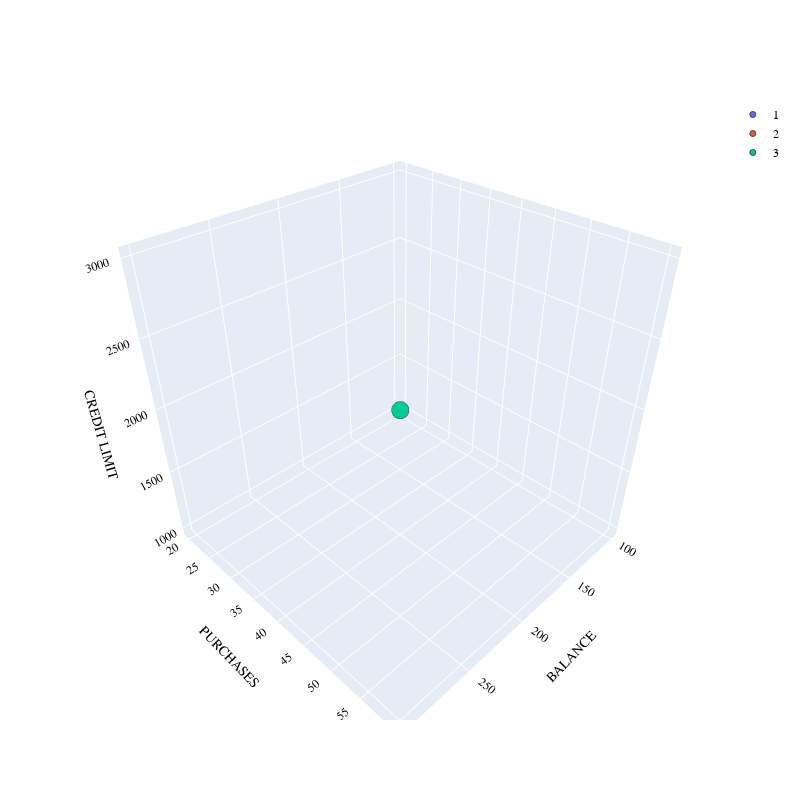

Notebook code for this chart:
### Code cell
import plotly.graph_objects as go
import pandas as pd

# Sample data creation (replace this with your actual data)
data = {
    'Credit_Card_segments': [1, 1, 2, 2, 3],
    'BALANCE': [100, 150, 200, 250, 300],
    'PURCHASES': [20, 30, 40, 50, 60],
    'CREDIT_LIMIT': [1000, 1500, 2000, 2500, 3000]
}
a = pd.DataFrame(data)

PLOT = go.Figure()

# Iterating through unique segments and creating traces
for i in list(a["Credit_Card_segments"].unique()):
    PLOT.add_trace(go.Scatter3d(
        x=a[a["Credit_Card_segments"] == i]['BALANCE'],
        y=a[a["Credit_Card_segments"] == i]['PURCHASES'],
        z=a[a["Credit_Card_segments"] == i]['CREDIT_LIMIT'],
        mode='markers',
        marker=dict(size=6, line=dict(width=1)),
        name=str(i)
    ))

# Updating hover template
PLOT.update_traces(hovertemplate='BALANCE: %{x} <br>PURCHASES: %{y} <br>CREDIT LIMIT: %{z}')

# Updating layout
PLOT.update_layout(
    width=800,
    height=800,
    autosize=True,
    showlegend=True,
    scene=dict(
        xaxis=dict(title='BALANCE', titlefont=dict(color="black")),
        yaxis=dict(title='PURCHASES', titlefont=dict(color="black")),
        zaxis=dict(title='CREDIT LIMIT', titlefont=dict(color="black"))
    ),
    font=dict(family="Gilroy", color='black', size=12)
)

PLOT.show()

### Figure 1 — Plotly figure (JSON) as saved in the notebook; plotly's stock layout.template omitted (floating-point values rounded to 4 significant figures)
{"data": [{"hovertemplate": "BALANCE: %{x} <br>PURCHASES: %{y} <br>CREDIT LIMIT: %{z}", "marker": {"line": {"width": 1}, "size": 6}, "mode": "markers", "name": "1", "type": "scatter3d", "x": [100, 150], "y": [20, 30], "z": [1000, 1500]}, {"hovertemplate": "BALANCE: %{x} <br>PURCHASES: %{y} <br>CREDIT LIMIT: %{z}", "marker": {"line": {"width": 1}, "size": 6}, "mode": "markers", "name": "2", "type": "scatter3d", "x": [200, 250], "y": [40, 50], "z": [2000, 2500]}, {"hovertemplate": "BALANCE: %{x} <br>PURCHASES: %{y} <br>CREDIT LIMIT: %{z}", "marker": {"line": {"width": 1}, "size": 6}, "mode": "markers", "name": "3", "type": "scatter3d", "x": [300], "y": [60], "z": [3000]}], "layout": {"autosize": true, "font": {"color": "black", "family": "Gilroy", "size": 12}, "height": 800, "scene": {"xaxis": {"title": {"font": {"color": "black"}, "text": "BALANCE"}}, "yaxis": {"title": {"font": {"color": "black"}, "text": "PURCHASES"}}, "zaxis": {"title": {"font": {"color": "black"}, "text": "CREDIT LIMIT"}}}, "showlegend": true, "width": 800}}
